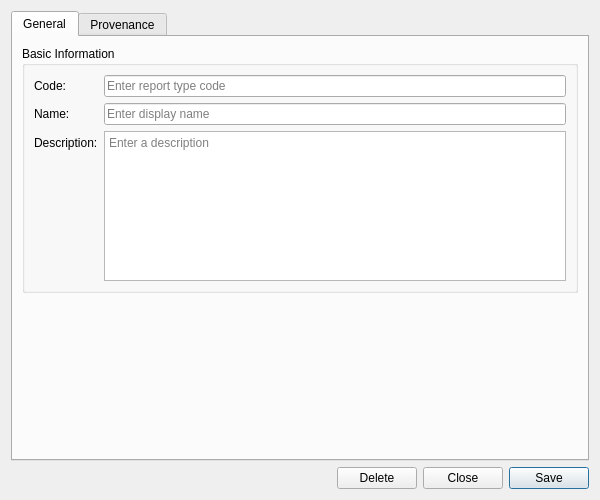
<?xml version="1.0" encoding="UTF-8"?>
<ui version="4.0">
 <class>ReportTypeDetailDialog</class>
 <widget class="QWidget" name="ReportTypeDetailDialog">
  <property name="geometry">
   <rect>
    <x>0</x>
    <y>0</y>
    <width>600</width>
    <height>500</height>
   </rect>
  </property>
  <property name="sizePolicy">
   <sizepolicy hsizetype="Preferred" vsizetype="Preferred">
    <horstretch>0</horstretch>
    <verstretch>0</verstretch>
   </sizepolicy>
  </property>
  <property name="minimumSize">
   <size>
    <width>600</width>
    <height>500</height>
   </size>
  </property>
  <property name="windowTitle">
   <string>Report Type Details</string>
  </property>
  <layout class="QVBoxLayout" name="verticalLayout">
   <item>
    <widget class="QTabWidget" name="tabWidget">
     <property name="currentIndex"><number>0</number></property>
     <widget class="QWidget" name="generalTab">
      <attribute name="title"><string>General</string></attribute>
      <layout class="QVBoxLayout" name="generalLayout">
       <item>
        <widget class="QGroupBox" name="basicInfoGroup">
         <property name="title">
          <string>Basic Information</string>
         </property>
         <layout class="QFormLayout" name="formLayout">
          <item row="0" column="0">
           <widget class="QLabel" name="labelCode">
            <property name="text">
             <string>Code:</string>
            </property>
           </widget>
          </item>
          <item row="0" column="1">
           <widget class="QLineEdit" name="codeEdit">
            <property name="placeholderText">
             <string>Enter report type code</string>
            </property>
           </widget>
          </item>
          <item row="1" column="0">
           <widget class="QLabel" name="labelName">
            <property name="text">
             <string>Name:</string>
            </property>
           </widget>
          </item>
          <item row="1" column="1">
           <widget class="QLineEdit" name="nameEdit">
            <property name="placeholderText">
             <string>Enter display name</string>
            </property>
           </widget>
          </item>
          <item row="2" column="0">
           <widget class="QLabel" name="labelDescription">
            <property name="text">
             <string>Description:</string>
            </property>
           </widget>
          </item>
          <item row="2" column="1">
           <widget class="QPlainTextEdit" name="descriptionEdit">
            <property name="minimumSize">
             <size>
              <width>0</width>
              <height>80</height>
             </size>
            </property>
            <property name="maximumSize">
             <size>
              <width>16777215</width>
              <height>150</height>
             </size>
            </property>
            <property name="placeholderText">
             <string>Enter a description</string>
            </property>
           </widget>
          </item>
         </layout>
        </widget>
       </item>
       <item>
        <spacer name="verticalSpacer">
         <property name="orientation">
          <enum>Qt::Vertical</enum>
         </property>
         <property name="sizeHint" stdset="0">
          <size>
           <width>20</width>
           <height>40</height>
          </size>
         </property>
        </spacer>
       </item>
      </layout>
     </widget>
     <widget class="QWidget" name="provenanceTab">
      <attribute name="title"><string>Provenance</string></attribute>
      <layout class="QVBoxLayout" name="provenanceTabLayout">
       <item>
        <widget class="ores::qt::ProvenanceWidget" name="provenanceWidget" native="true"/>
       </item>
      </layout>
     </widget>
    </widget>
   </item>
   <item>
    <layout class="QHBoxLayout" name="buttonLayout">
     <item>
      <spacer name="horizontalSpacer">
       <property name="orientation">
        <enum>Qt::Horizontal</enum>
       </property>
       <property name="sizeHint" stdset="0">
        <size>
         <width>40</width>
         <height>20</height>
        </size>
       </property>
      </spacer>
     </item>
     <item>
      <widget class="QPushButton" name="deleteButton">
       <property name="text">
        <string>Delete</string>
       </property>
      </widget>
     </item>
     <item>
      <widget class="QPushButton" name="closeButton">
       <property name="text">
        <string>Close</string>
       </property>
      </widget>
     </item>
     <item>
      <widget class="QPushButton" name="saveButton">
       <property name="text">
        <string>Save</string>
       </property>
       <property name="default">
        <bool>true</bool>
       </property>
      </widget>
     </item>
    </layout>
   </item>
  </layout>
 </widget>
 <customwidgets>
  <customwidget>
   <class>ores::qt::ProvenanceWidget</class>
   <extends>QWidget</extends>
   <header>ores.qt/ProvenanceWidget.hpp</header>
  </customwidget>
 </customwidgets>
 <resources/>
 <connections/>
</ui>
